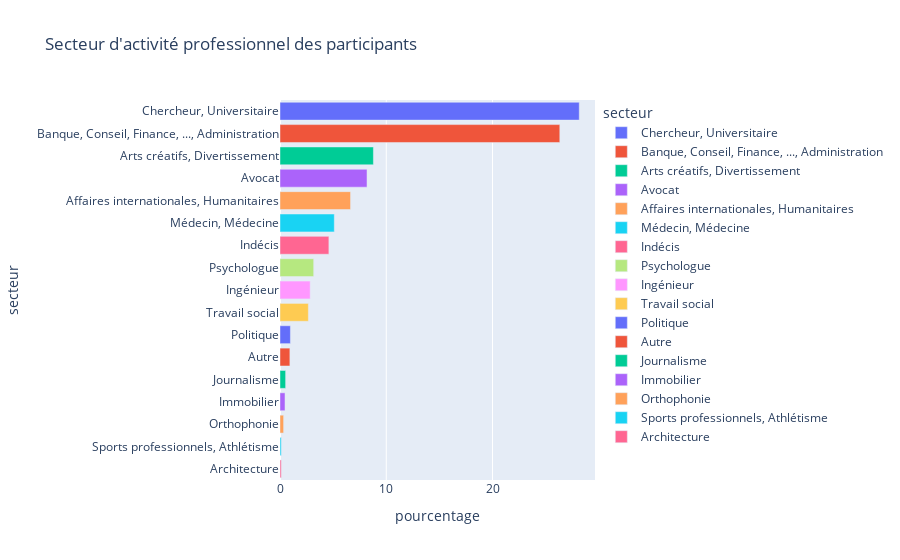

Notebook source saved alongside this figure:
### Markdown cell above
### Carriére des participants

### Code cell
secteur={
    1: "Avocat",
    2: "Chercheur, Universitaire",
    3: "Psychologue",
    4: "Médecin, Médecine",
    5: "Ingénieur",
    6: "Arts créatifs, Divertissement",
    7: "Banque, Conseil, Finance, ..., Administration",
    8: "Immobilier",
    9: "Affaires internationales, Humanitaires",
    10: "Indécis",
    11: "Travail social",
    12: "Orthophonie",
    13: "Politique",
    14: "Sports professionnels, Athlétisme",
    15: "Autre",
    16: "Journalisme",
    17: "Architecture"
}
    
df['secteur_libellé']=df['career_c'].map(secteur) # remplace les valeurs num en libellé

# création df_sect
df_sect = df['secteur_libellé'].value_counts(normalize=True).reset_index()
df_sect.columns= ['secteur', 'pourcentage']
df_sect['pourcentage'] = np.round(df_sect['pourcentage'] * 100,2)

print(df_sect)

# création graph
fig = px.bar(
    df_sect,
    x='pourcentage',
    y='secteur',
    color='secteur',
    title="Secteur d'activité professionnel des participants"
)
fig.show()

### Figure 1 — Plotly figure (JSON) as saved in the notebook; plotly's stock layout.template omitted (floating-point values rounded to 4 significant figures)
{"data": [{"alignmentgroup": "True", "hovertemplate": "secteur=%{y}<br>pourcentage=%{x}<extra></extra>", "legendgroup": "Chercheur, Universitaire", "marker": {"color": "#636efa", "pattern": {"shape": ""}}, "name": "Chercheur, Universitaire", "offsetgroup": "Chercheur, Universitaire", "orientation": "h", "showlegend": true, "textposition": "auto", "type": "bar", "x": [28.16], "xaxis": "x", "y": ["Chercheur, Universitaire"], "yaxis": "y"}, {"alignmentgroup": "True", "hovertemplate": "secteur=%{y}<br>pourcentage=%{x}<extra></extra>", "legendgroup": "Banque, Conseil, Finance, ..., Administration", "marker": {"color": "#EF553B", "pattern": {"shape": ""}}, "name": "Banque, Conseil, Finance, ..., Administration", "offsetgroup": "Banque, Conseil, Finance, ..., Administration", "orientation": "h", "showlegend": true, "textposition": "auto", "type": "bar", "x": [26.33], "xaxis": "x", "y": ["Banque, Conseil, Finance, ..., Administration"], "yaxis": "y"}, {"alignmentgroup": "True", "hovertemplate": "secteur=%{y}<br>pourcentage=%{x}<extra></extra>", "legendgroup": "Arts créatifs, Divertissement", "marker": {"color": "#00cc96", "pattern": {"shape": ""}}, "name": "Arts créatifs, Divertissement", "offsetgroup": "Arts créatifs, Divertissement", "orientation": "h", "showlegend": true, "textposition": "auto", "type": "bar", "x": [8.79], "xaxis": "x", "y": ["Arts créatifs, Divertissement"], "yaxis": "y"}, {"alignmentgroup": "True", "hovertemplate": "secteur=%{y}<br>pourcentage=%{x}<extra></extra>", "legendgroup": "Avocat", "marker": {"color": "#ab63fa", "pattern": {"shape": ""}}, "name": "Avocat", "offsetgroup": "Avocat", "orientation": "h", "showlegend": true, "textposition": "auto", "type": "bar", "x": [8.19], "xaxis": "x", "y": ["Avocat"], "yaxis": "y"}, {"alignmentgroup": "True", "hovertemplate": "secteur=%{y}<br>pourcentage=%{x}<extra></extra>", "legendgroup": "Affaires internationales, Humanitaires", "marker": {"color": "#FFA15A", "pattern": {"shape": ""}}, "name": "Affaires internationales, Humanitaires", "offsetgroup": "Affaires internationales, Humanitaires", "orientation": "h", "showlegend": true, "textposition": "auto", "type": "bar", "x": [6.64], "xaxis": "x", "y": ["Affaires internationales, Humanitaires"], "yaxis": "y"}, {"alignmentgroup": "True", "hovertemplate": "secteur=%{y}<br>pourcentage=%{x}<extra></extra>", "legendgroup": "Médecin, Médecine", "marker": {"color": "#19d3f3", "pattern": {"shape": ""}}, "name": "Médecin, Médecine", "offsetgroup": "Médecin, Médecine", "orientation": "h", "showlegend": true, "textposition": "auto", "type": "bar", "x": [5.11], "xaxis": "x", "y": ["Médecin, Médecine"], "yaxis": "y"}, {"alignmentgroup": "True", "hovertemplate": "secteur=%{y}<br>pourcentage=%{x}<extra></extra>", "legendgroup": "Indécis", "marker": {"color": "#FF6692", "pattern": {"shape": ""}}, "name": "Indécis", "offsetgroup": "Indécis", "orientation": "h", "showlegend": true, "textposition": "auto", "type": "bar", "x": [4.6], "xaxis": "x", "y": ["Indécis"], "yaxis": "y"}, {"alignmentgroup": "True", "hovertemplate": "secteur=%{y}<br>pourcentage=%{x}<extra></extra>", "legendgroup": "Psychologue", "marker": {"color": "#B6E880", "pattern": {"shape": ""}}, "name": "Psychologue", "offsetgroup": "Psychologue", "orientation": "h", "showlegend": true, "textposition": "auto", "type": "bar", "x": [3.17], "xaxis": "x", "y": ["Psychologue"], "yaxis": "y"}, {"alignmentgroup": "True", "hovertemplate": "secteur=%{y}<br>pourcentage=%{x}<extra></extra>", "legendgroup": "Ingénieur", "marker": {"color": "#FF97FF", "pattern": {"shape": ""}}, "name": "Ingénieur", "offsetgroup": "Ingénieur", "orientation": "h", "showlegend": true, "textposition": "auto", "type": "bar", "x": [2.84], "xaxis": "x", "y": ["Ingénieur"], "yaxis": "y"}, {"alignmentgroup": "True", "hovertemplate": "secteur=%{y}<br>pourcentage=%{x}<extra></extra>", "legendgroup": "Travail social", "marker": {"color": "#FECB52", "pattern": {"shape": ""}}, "name": "Travail social", "offsetgroup": "Travail social", "orientation": "h", "showlegend": true, "textposition": "auto", "type": "bar", "x": [2.67], "xaxis": "x", "y": ["Travail social"], "yaxis": "y"}, {"alignmentgroup": "True", "hovertemplate": "secteur=%{y}<br>pourcentage=%{x}<extra></extra>", "legendgroup": "Politique", "marker": {"color": "#636efa", "pattern": {"shape": ""}}, "name": "Politique", "offsetgroup": "Politique", "orientation": "h", "showlegend": true, "textposition": "auto", "type": "bar", "x": [0.98], "xaxis": "x", "y": ["Politique"], "yaxis": "y"}, {"alignmentgroup": "True", "hovertemplate": "secteur=%{y}<br>pourcentage=%{x}<extra></extra>", "legendgroup": "Autre", "marker": {"color": "#EF553B", "pattern": {"shape": ""}}, "name": "Autre", "offsetgroup": "Autre", "orientation": "h", "showlegend": true, "textposition": "auto", "type": "bar", "x": [0.93], "xaxis": "x", "y": ["Autre"], "yaxis": "y"}, {"alignmentgroup": "True", "hovertemplate": "secteur=%{y}<br>pourcentage=%{x}<extra></extra>", "legendgroup": "Journalisme", "marker": {"color": "#00cc96", "pattern": {"shape": ""}}, "name": "Journalisme", "offsetgroup": "Journalisme", "orientation": "h", "showlegend": true, "textposition": "auto", "type": "bar", "x": [0.53], "xaxis": "x", "y": ["Journalisme"], "yaxis": "y"}, {"alignmentgroup": "True", "hovertemplate": "secteur=%{y}<br>pourcentage=%{x}<extra></extra>", "legendgroup": "Immobilier", "marker": {"color": "#ab63fa", "pattern": {"shape": ""}}, "name": "Immobilier", "offsetgroup": "Immobilier", "orientation": "h", "showlegend": true, "textposition": "auto", "type": "bar", "x": [0.47], "xaxis": "x", "y": ["Immobilier"], "yaxis": "y"}, {"alignmentgroup": "True", "hovertemplate": "secteur=%{y}<br>pourcentage=%{x}<extra></extra>", "legendgroup": "Orthophonie", "marker": {"color": "#FFA15A", "pattern": {"shape": ""}}, "name": "Orthophonie", "offsetgroup": "Orthophonie", "orientation": "h", "showlegend": true, "textposition": "auto", "type": "bar", "x": [0.34], "xaxis": "x", "y": ["Orthophonie"], "yaxis": "y"}, {"alignmentgroup": "True", "hovertemplate": "secteur=%{y}<br>pourcentage=%{x}<extra></extra>", "legendgroup": "Sports professionnels, Athlétisme", "marker": {"color": "#19d3f3", "pattern": {"shape": ""}}, "name": "Sports professionnels, Athlétisme", "offsetgroup": "Sports professionnels, Athlétisme", "orientation": "h", "showlegend": true, "textposition": "auto", "type": "bar", "x": [0.12], "xaxis": "x", "y": ["Sports professionnels, Athlétisme"], "yaxis": "y"}, {"alignmentgroup": "True", "hovertemplate": "secteur=%{y}<br>pourcentage=%{x}<extra></extra>", "legendgroup": "Architecture", "marker": {"color": "#FF6692", "pattern": {"shape": ""}}, "name": "Architecture", "offsetgroup": "Architecture", "orientation": "h", "showlegend": true, "textposition": "auto", "type": "bar", "x": [0.12], "xaxis": "x", "y": ["Architecture"], "yaxis": "y"}], "layout": {"barmode": "relative", "legend": {"title": {"text": "secteur"}, "tracegroupgap": 0}, "title": {"text": "Secteur d'activité professionnel des participants"}, "xaxis": {"anchor": "y", "domain": [0, 1], "title": {"text": "pourcentage"}}, "yaxis": {"anchor": "x", "categoryarray": ["Architecture", "Sports professionnels, Athlétisme", "Orthophonie", "Immobilier", "Journalisme", "Autre", "Politique", "Travail social", "Ingénieur", "Psychologue", "Indécis", "Médecin, Médecine", "Affaires internationales, Humanitaires", "Avocat", "Arts créatifs, Divertissement", "Banque, Conseil, Finance, ..., Administration", "Chercheur, Universitaire"], "categoryorder": "array", "domain": [0, 1], "title": {"text": "secteur"}}}}
